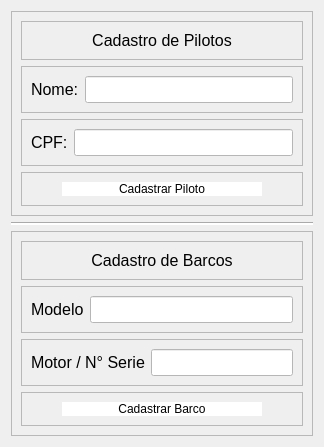
            <widget class="QWidget" name="pg_cadastrar">
             <property name="styleSheet">
              <string notr="true">QLineEdit{
background-color: rgb(255, 255, 255);
}
QPushButton{
background-color: rgb(255, 255, 255);
}
QTextEdit{
background-color: rgb(255, 255, 255);
}
</string>
             </property>
             <layout class="QVBoxLayout" name="verticalLayout_6">
              <item>
               <widget class="QFrame" name="main_cadastro_pilotos">
                <property name="frameShape">
                 <enum>QFrame::StyledPanel</enum>
                </property>
                <property name="frameShadow">
                 <enum>QFrame::Raised</enum>
                </property>
                <layout class="QVBoxLayout" name="verticalLayout_11">
                 <item>
                  <widget class="QFrame" name="titulo_cadastro_pilotos">
                   <property name="maximumSize">
                    <size>
                     <width>16777215</width>
                     <height>40</height>
                    </size>
                   </property>
                   <property name="frameShape">
                    <enum>QFrame::StyledPanel</enum>
                   </property>
                   <property name="frameShadow">
                    <enum>QFrame::Raised</enum>
                   </property>
                   <layout class="QHBoxLayout" name="horizontalLayout_15">
                    <item>
                     <widget class="QLabel" name="cadastro_pilotos_label">
                      <property name="font">
                       <font>
                        <pointsize>12</pointsize>
                       </font>
                      </property>
                      <property name="text">
                       <string>Cadastro de Pilotos</string>
                      </property>
                      <property name="alignment">
                       <set>Qt::AlignCenter</set>
                      </property>
                     </widget>
                    </item>
                   </layout>
                  </widget>
                 </item>
                 <item>
                  <widget class="QFrame" name="nome_frame">
                   <property name="frameShape">
                    <enum>QFrame::StyledPanel</enum>
                   </property>
                   <property name="frameShadow">
                    <enum>QFrame::Raised</enum>
                   </property>
                   <layout class="QHBoxLayout" name="horizontalLayout_16">
                    <item>
                     <widget class="QLabel" name="nome_label">
                      <property name="font">
                       <font>
                        <pointsize>12</pointsize>
                       </font>
                      </property>
                      <property name="text">
                       <string>Nome:</string>
                      </property>
                     </widget>
                    </item>
                    <item>
                     <widget class="QLineEdit" name="nomelineEdit">
                      <property name="maximumSize">
                       <size>
                        <width>300</width>
                        <height>40</height>
                       </size>
                      </property>
                      <property name="font">
                       <font>
                        <pointsize>12</pointsize>
                       </font>
                      </property>
                     </widget>
                    </item>
                   </layout>
                  </widget>
                 </item>
                 <item>
                  <widget class="QFrame" name="cpf_frame">
                   <property name="frameShape">
                    <enum>QFrame::StyledPanel</enum>
                   </property>
                   <property name="frameShadow">
                    <enum>QFrame::Raised</enum>
                   </property>
                   <layout class="QHBoxLayout" name="horizontalLayout_17">
                    <item>
                     <widget class="QLabel" name="cpf_label">
                      <property name="font">
                       <font>
                        <pointsize>12</pointsize>
                       </font>
                      </property>
                      <property name="text">
                       <string>CPF:</string>
                      </property>
                     </widget>
                    </item>
                    <item>
                     <widget class="QLineEdit" name="cpf_lineEdit">
                      <property name="maximumSize">
                       <size>
                        <width>300</width>
                        <height>40</height>
                       </size>
                      </property>
                      <property name="font">
                       <font>
                        <pointsize>12</pointsize>
                       </font>
                      </property>
                     </widget>
                    </item>
                   </layout>
                  </widget>
                 </item>
                 <item>
                  <widget class="QFrame" name="enviar_cadastro_piloto_frame">
                   <property name="frameShape">
                    <enum>QFrame::StyledPanel</enum>
                   </property>
                   <property name="frameShadow">
                    <enum>QFrame::Raised</enum>
                   </property>
                   <layout class="QHBoxLayout" name="horizontalLayout_18">
                    <item>
                     <widget class="QPushButton" name="btn_cadastro_piloto">
                      <property name="maximumSize">
                       <size>
                        <width>200</width>
                        <height>40</height>
                       </size>
                      </property>
                      <property name="styleSheet">
                       <string notr="true">QPushButton{
border-radius:10px;
}
QPushButton::hover{
background-color: rgb(0, 170, 0);
}</string>
                      </property>
                      <property name="text">
                       <string>Cadastrar Piloto</string>
                      </property>
                     </widget>
                    </item>
                   </layout>
                  </widget>
                 </item>
                </layout>
               </widget>
              </item>
              <item>
               <widget class="Line" name="line">
                <property name="styleSheet">
                 <string notr="true">background-color: rgb(255, 255, 255);</string>
                </property>
                <property name="orientation">
                 <enum>Qt::Horizontal</enum>
                </property>
               </widget>
              </item>
              <item>
               <widget class="QFrame" name="main_cadastro_barcos">
                <property name="frameShape">
                 <enum>QFrame::StyledPanel</enum>
                </property>
                <property name="frameShadow">
                 <enum>QFrame::Raised</enum>
                </property>
                <layout class="QVBoxLayout" name="verticalLayout_12">
                 <item>
                  <widget class="QFrame" name="titulo_cadastr_barcos">
                   <property name="frameShape">
                    <enum>QFrame::StyledPanel</enum>
                   </property>
                   <property name="frameShadow">
                    <enum>QFrame::Raised</enum>
                   </property>
                   <layout class="QHBoxLayout" name="horizontalLayout_19">
                    <item>
                     <widget class="QLabel" name="cadastro_barcos_label">
                      <property name="font">
                       <font>
                        <pointsize>12</pointsize>
                       </font>
                      </property>
                      <property name="text">
                       <string>Cadastro de Barcos</string>
                      </property>
                      <property name="alignment">
                       <set>Qt::AlignCenter</set>
                      </property>
                     </widget>
                    </item>
                   </layout>
                  </widget>
                 </item>
                 <item>
                  <widget class="QFrame" name="modelo_frame">
                   <property name="frameShape">
                    <enum>QFrame::StyledPanel</enum>
                   </property>
                   <property name="frameShadow">
                    <enum>QFrame::Raised</enum>
                   </property>
                   <layout class="QHBoxLayout" name="horizontalLayout_20">
                    <item>
                     <widget class="QLabel" name="modelo_label">
                      <property name="font">
                       <font>
                        <pointsize>12</pointsize>
                       </font>
                      </property>
                      <property name="text">
                       <string>Modelo</string>
                      </property>
                     </widget>
                    </item>
                    <item>
                     <widget class="QLineEdit" name="modelo_lineEdit">
                      <property name="maximumSize">
                       <size>
                        <width>300</width>
                        <height>40</height>
                       </size>
                      </property>
                      <property name="font">
                       <font>
                        <pointsize>12</pointsize>
                       </font>
                      </property>
                     </widget>
                    </item>
                   </layout>
                  </widget>
                 </item>
                 <item>
                  <widget class="QFrame" name="motor_frame">
                   <property name="frameShape">
                    <enum>QFrame::StyledPanel</enum>
                   </property>
                   <property name="frameShadow">
                    <enum>QFrame::Raised</enum>
                   </property>
                   <layout class="QHBoxLayout" name="horizontalLayout_21">
                    <item>
                     <widget class="QLabel" name="motor_label">
                      <property name="font">
                       <font>
                        <pointsize>12</pointsize>
                       </font>
                      </property>
                      <property name="text">
                       <string>Motor / N° Serie</string>
                      </property>
                     </widget>
                    </item>
                    <item>
                     <widget class="QLineEdit" name="motor_lineEdit">
                      <property name="maximumSize">
                       <size>
                        <width>300</width>
                        <height>40</height>
                       </size>
                      </property>
                      <property name="font">
                       <font>
                        <pointsize>12</pointsize>
                       </font>
                      </property>
                     </widget>
                    </item>
                   </layout>
                  </widget>
                 </item>
                 <item>
                  <widget class="QFrame" name="enviar_cadastro_barco_frame">
                   <property name="frameShape">
                    <enum>QFrame::StyledPanel</enum>
                   </property>
                   <property name="frameShadow">
                    <enum>QFrame::Raised</enum>
                   </property>
                   <layout class="QHBoxLayout" name="horizontalLayout_22">
                    <item>
                     <widget class="QPushButton" name="btn_cadastro_barco">
                      <property name="maximumSize">
                       <size>
                        <width>200</width>
                        <height>40</height>
                       </size>
                      </property>
                      <property name="styleSheet">
                       <string notr="true">QPushButton{
border-radius:10px;
}
QPushButton::hover{
background-color: rgb(0, 170, 0);
}</string>
                      </property>
                      <property name="text">
                       <string>Cadastrar Barco</string>
                      </property>
                     </widget>
                    </item>
                   </layout>
                  </widget>
                 </item>
                </layout>
               </widget>
              </item>
             </layout>
            </widget>
